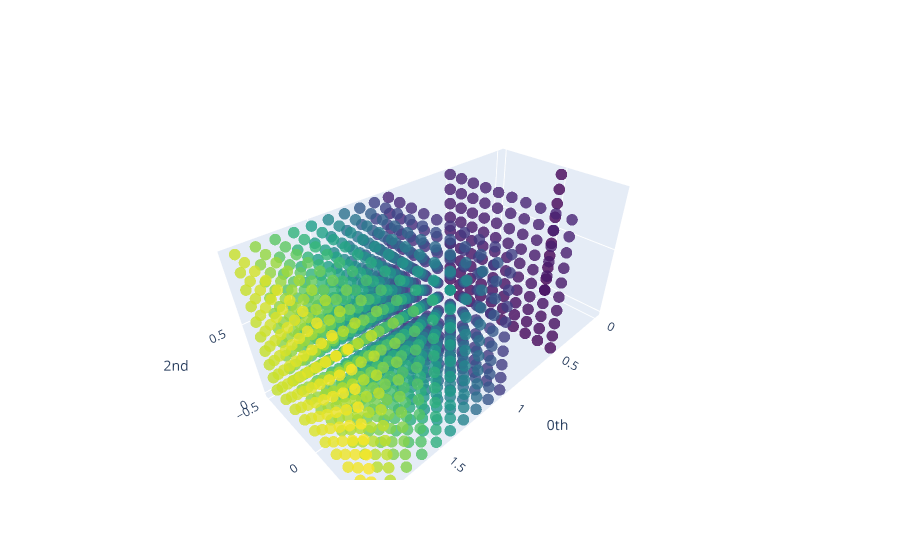

The notebook cell saved with this chart:
### Markdown cell above
# Dimensionality

What is 'local structure', how can we formalize it? 

We propose an answer to this question based on the notion of 'dimensionality'. Intuitively, the dimension around a point is the degrees of freedom around that point. Data sets are often given in high dimensional space, but most of the time their intrinsic dimension is much smaller. One way to estimate the 'local dimension' around each point in a data set is to use the topological properties of the data points' neighbourhoods.

We illustrate the tool we developped by considering three shapes: the line, the plane and the cube as plotted below. The main different between these, are ... their dimensions!

### Code cell
# First generate three point clouds, differing by their dimension.

line = np.array([[0, 0, z] for z in np.arange(0, 1, 1/10)])
plane = np.array([[0, y, z] for z in np.arange(0, 1, 1/10) for y in np.arange(0, 1, 1/10)])
cube = np.array([[x, y, z] for x in np.arange(0, 1, 1/10) for y in np.arange(0, 1, 1/10) for z in np.arange(0, 1, 1/10)])

line_plane_cube = np.append(np.append(line, [p+[0.5, -0.5, 0] for p in plane], axis=0), [p+[1, -0.5 ,0] for p in cube], axis=0)

plot_point_cloud(line_plane_cube)

### Figure 1 — Plotly figure (JSON) as saved in the notebook; plotly's stock layout.template omitted (floating-point values rounded to 4 significant figures; data arrays with more than 128 entries replaced by an {"elided": "..."} marker saying what was removed)
{"data": [{"marker": {"color": {"elided": "1110 int values"}, "colorscale": [[0, "#440154"], [0.1111, "#482878"], [0.2222, "#3e4989"], [0.3333, "#31688e"], [0.4444, "#26828e"], [0.5556, "#1f9e89"], [0.6667, "#35b779"], [0.7778, "#6ece58"], [0.8889, "#b5de2b"], [1, "#fde725"]], "opacity": 0.8, "size": 4}, "mode": "markers", "type": "scatter3d", "x": {"elided": "1110 float values"}, "y": {"elided": "1110 float values"}, "z": {"elided": "1110 float values"}}], "layout": {"scene": {"xaxis": {"exponentformat": "e", "showexponent": "all", "title": {"text": "0th"}, "type": "linear"}, "yaxis": {"exponentformat": "e", "showexponent": "all", "title": {"text": "1st"}, "type": "linear"}, "zaxis": {"exponentformat": "e", "showexponent": "all", "title": {"text": "2nd"}, "type": "linear"}}}}
